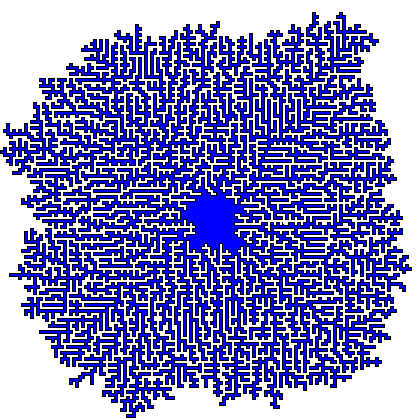
#> input picture day10/maze.png, 420 x 420 px
$ python squash.py
#> lines starting #> are read from the running program, lines starting #| are printed output that depends on the picture
#!/usr/bin/env python3

import numpy
from PIL import Image

image = Image.open('maze.png', 'r')
#> image is the input picture: PIL image 420x420 RGBA; mean R, G, B, A 133.4, 133.4, 196.7, 121.6
pixel_values = numpy.asarray(image)

pixel_values = pixel_values[::3]
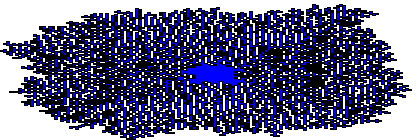
#> pixel_values: shape (140, 420, 4); mean R, G, B, A 103.6, 103.6, 137.2, 151.4; transparent parts drawn white
pixel_values = pixel_values[:, ::3]
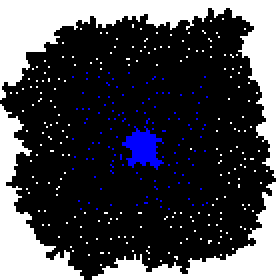
#> pixel_values: shape (140, 140, 4) (shown 2 times larger); mean R, G, B, A 75, 75, 80, 180; transparent parts drawn white
im = Image.fromarray(pixel_values, "RGBA")
print(im.getcolors())
#| [(5768, (255, 255, 255, 0)), (383, (0, 0, 255, 255)), (13449, (0, 0, 0, 255))]
im.save("solution.png", "PNG")
